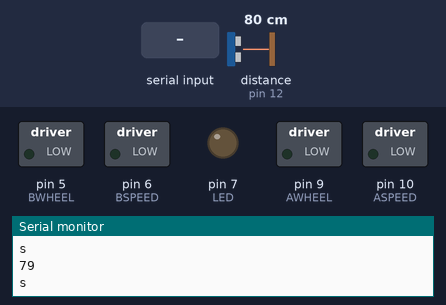
A sketch run on a simulated Arduino Uno, built with avr-gcc and run on an emulated ATmega328P. Shown: switched loads named in the sketch (green lamp = pin HIGH), output pins drawn as LEDs (lit = HIGH), the last lines printed to the serial monitor. Wiring (inferred from the names in the program): ultrasonic range finder: trigger pin 11; echo pin 12. Inputs (shaded band) come from the test bench; at power-on: distance to the obstacle (sensor on pin 12) 80 cm. The echo pulse lasts 58.3 µs per cm; pins used as bus, display or sensor lines are not drawn.

Above: at 1.2 s.
1.3 s: distance to the obstacle (sensor on pin 12) set to 2 cm
At 2.7 s:
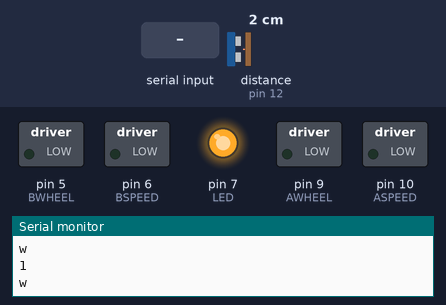
3.0 s: "l" received over the second serial link
At 4.2 s:
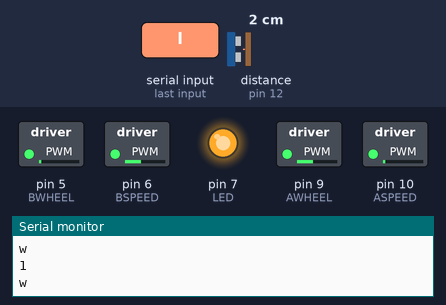
4.5 s: "r" received over the second serial link
At 5.7 s:
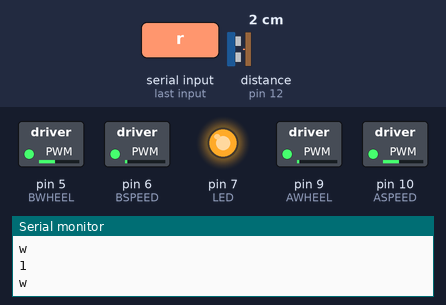
6.0 s: "u" received over the second serial link
At 7.2 s:
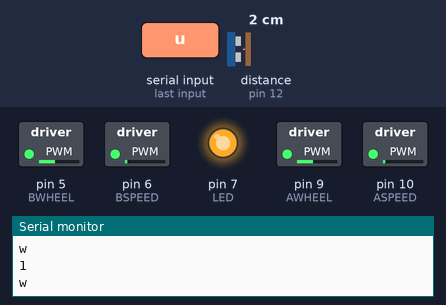
7.5 s: "d" received over the second serial link
At 8.7 s:
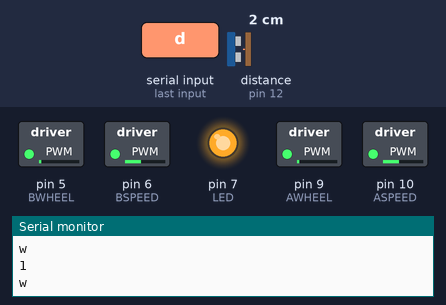
9.0 s: distance to the obstacle (sensor on pin 12) set to 60 cm
At 9.7 s:
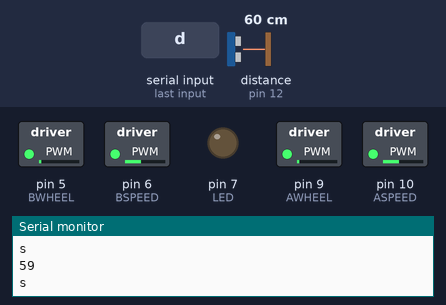
Timing chart, 0 to 11.5 s (numbered marks = the images above; inputs shaded):
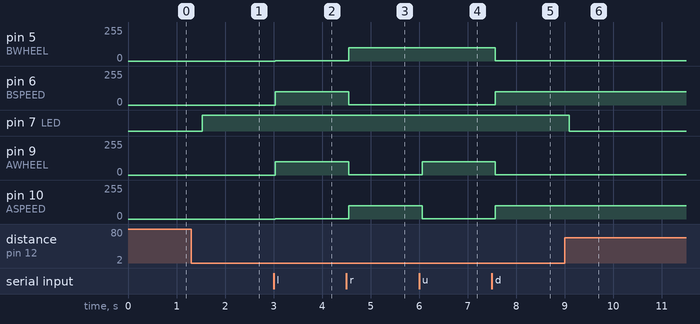

The sketch:

sketch_dec29a.ino
```cpp
#include <SoftwareSerial.h>


#define TX 2
#define RX 3
#define LED 7

#define BWHEEL 5
#define BSPEED 6
#define AWHEEL 9
#define ASPEED 10

#define tr 11
#define ec 12

SoftwareSerial HC06(2,3);
char ser = 0;
char ble = 0;
int baseSpeed = 100;

void setup() {
  Serial.begin(9600);
  while(!Serial){;}
  HC06.begin(9600);
  pinMode(ASPEED, OUTPUT);
  pinMode(AWHEEL, OUTPUT);
  pinMode(BSPEED, OUTPUT);
  pinMode(BWHEEL, OUTPUT);
  pinMode(tr, OUTPUT);
  pinMode(ec, INPUT);
  pinMode(LED, OUTPUT);
}
void Rb(){
  analogWrite(ASPEED, baseSpeed);  //앞
  analogWrite(AWHEEL, HIGH);
}
void Rf(){
  analogWrite(ASPEED, HIGH);   //뒤
  analogWrite(AWHEEL, baseSpeed);
}
void Rs(){
  analogWrite(ASPEED, 0);   //정지
  analogWrite(AWHEEL, 0);
}
void Lb(){
  analogWrite(BSPEED, baseSpeed);  //앞
  analogWrite(BWHEEL, HIGH);
}
void Lf(){
  analogWrite(BSPEED, HIGH);   //뒤
  analogWrite(BWHEEL, baseSpeed);
}
void Ls(){
  analogWrite(BSPEED, 0);  //정지
  analogWrite(BWHEEL, 0);
}
void HC06proc(){
  if(Serial.available() > 0){
    ser = Serial.read();
    HC06.write(ser);
  }
  if(HC06.available()>0){
    ble = HC06.read();
    Serial.write(ble);
    switch(ble){
      case 'l':
      Lb();
      Rf();
      break;
      case 'r':
      Lf();
      Rb();
      break;
      case 'u' :
      Rf();
      Lf();
      break;
      case 'd' :
      Rb();
      Lb();
      break;
      case 's' :
      Ls();
      Rs();
      break;
      case 'z' :
      if(baseSpeed < 200){
        baseSpeed += 10;
      }
      break;
      case 'x' :
      if(baseSpeed >50 ){
        baseSpeed -= 10;
      }
      break;
    }
  }
}
void USSensor(){
  digitalWrite(tr, LOW);
  delayMicroseconds(2);
  digitalWrite(tr, HIGH);
  delayMicroseconds(2);
  digitalWrite(tr, LOW);
  long duration = pulseIn(ec, HIGH);
  long distance = (duration / 2) / 29.1;
  Serial.println(distance);
  if(distance < 50){
    digitalWrite(LED, HIGH);
    Serial.println('w');
    HC06.println('w');
    delay(500);
  }
  else{
    digitalWrite(LED, LOW);
    Serial.println('s');
    HC06.println('s');
    delay(500);
  }
}
void loop() {
  HC06proc();
  USSensor();
}
```

Measured:
- after the input at 1.3 s, pin 7 (LED): LOW → HIGH after 0.23 s
- after the input at 3.0 s, pin 5 (BWHEEL), pin 10 (ASPEED): 0/255 → 1/255 at once; pin 6 (BSPEED), pin 9 (AWHEEL): 0/255 → 100/255 at once
- after the input at 4.5 s, pin 5 (BWHEEL), pin 10 (ASPEED): 1/255 → 100/255 after 0.05 s; pin 6 (BSPEED), pin 9 (AWHEEL): 100/255 → 1/255 after 0.05 s
- after the input at 6.0 s, pin 9 (AWHEEL): 1/255 → 100/255 after 0.06 s; pin 10 (ASPEED): 100/255 → 1/255 after 0.06 s
- after the input at 7.5 s, pin 5 (BWHEEL), pin 9 (AWHEEL): 100/255 → 1/255 after 0.07 s; pin 6 (BSPEED), pin 10 (ASPEED): 1/255 → 100/255 after 0.07 s
- after the input at 9.0 s, pin 7 (LED): HIGH → LOW after 0.09 s
